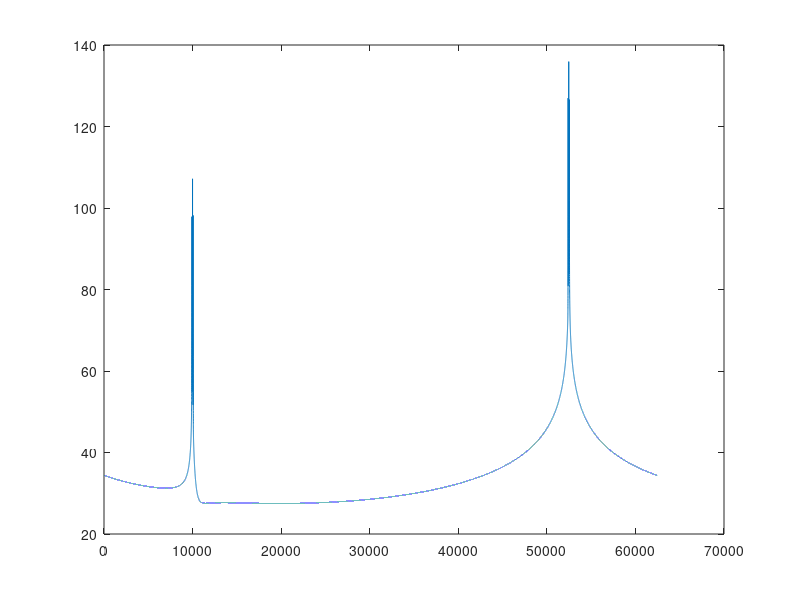

This figure's MATLAB source:
clear
close all

% N =32;
% lco = 1;
% uco = N/2;
% 
% w = 2*pi/N*1.1;
% x = cos(w*(0:(N-1)));
% plot(x),shg
% 
% X = fft(x(1:N/2));
% X([ 1 ]) = [];
% y = ifft(X)
% 
% X = fft(x(17:32));
% X([ 1 ]) = [];
% y = [ y ifft(X)];
% 
% plot((1:32)/2,x,(1:30)*16/15/2,y),shg
% grid
% return


halfFft = 256;
transferSize = 2^17;
fftPerBuf = transferSize/2/halfFft
fs = 64e6;
fc = 1210e3;
fb = 300;
K = .7;
T = 1/fs;
t = T:T:.5;

wc = 2*pi*fc;
wb = 2*pi*fb;

N = 2*halfFft - 1;
n = 0:halfFft-1;
wndw = .42-.5*cos(2*pi*n/N)+.08*cos(4*pi*n/N);
wndw = [ wndw fliplr(wndw) ]';
y = sin(wc*t).*(1 + .7*sin(wb*t));
yend = floor(length(y)/transferSize*2)*transferSize/2;
y= y(1:yend);
Y = reshape(y,halfFft,yend/halfFft);
Y = [Y(:,2:end); Y(:,1:end-1) ];
Yf = fft(Y);
df = fs/halfFft/2;
fbin = round(fc/df)
fs2 = fs/halfFft
tuneBuf = Yf(fbin,:);
fc2 = fbin*df
plot(20*log10(abs(fft(tuneBuf(1:end/2)))));shg

return
plot(y),shg

 